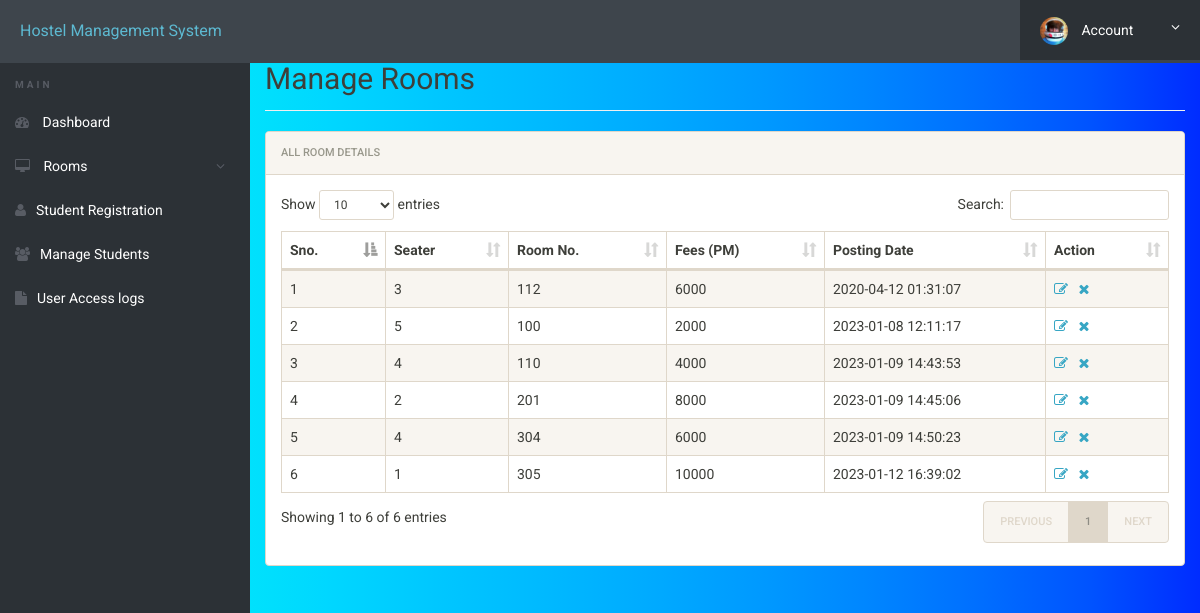
Screenshot of /admin/manage-rooms.php (signed in) with the database file from the repository.
### tables this page shows
CREATE TABLE IF NOT EXISTS `rooms` (
  `id` int(11) NOT NULL AUTO_INCREMENT,
  `seater` int(11) DEFAULT NULL,
  `room_no` int(11) DEFAULT NULL,
  `fees` int(11) DEFAULT NULL,
  `posting_date` timestamp NULL DEFAULT CURRENT_TIMESTAMP,
  PRIMARY KEY (`id`),
  KEY `room_no` (`room_no`)
);

### admin/manage-rooms.php (the view, shortened to what this page needs)
	<?php
	include('includes/config.php');
	?>
	<!doctype html>
	<html lang="en" class="no-js">
	<head>
		<link rel="stylesheet" href="css/font-awesome.min.css">
		<link rel="stylesheet" href="css/bootstrap.min.css">
		<link rel="stylesheet" href="css/dataTables.bootstrap.min.css">
		<link rel="stylesheet" href="css/bootstrap-social.css">
		<link rel="stylesheet" href="css/bootstrap-select.css">
		<link rel="stylesheet" href="css/fileinput.min.css">
		<link rel="stylesheet" href="css/awesome-bootstrap-checkbox.css">
		<link rel="stylesheet" href="css/style.css">
	</head>
	<body>
		<?php include('includes/header.php');?>
		<div class="ts-main-content">
			<?php include('includes/sidebar.php');?>
			<div class="content-wrapper">
				<div class="container-fluid">
					<div class="row">
						<div class="col-md-12">
							<h2 class="page-title" style="margin-top: 4%">Manage Rooms</h2>
							<div class="panel panel-default">
								<div class="panel-heading">All Room Details</div>
								<div class="panel-body">
									<table id="zctb" class="display table table-striped table-bordered table-hover" cellspacing="0" width="100%">
										<thead>
											<tr>
												<th>Sno.</th>
												<th>Seater</th>
												<th>Room No.</th>
												<th>Fees (PM) </th>
												<th>Posting Date  </th>
												<th>Action</th>
											</tr>
										</thead>
										<tbody>
											<?php
											$ret="select * from rooms";
											$stmt= $mysqli->prepare($ret) ;
	$stmt->execute() ;
	$res=$stmt->get_result();
	$cnt=1;
	while($row=$res->fetch_object())
	{
		?>
		<tr><td><?php echo $cnt;;?></td>
			<td><?php echo $row->seater;?></td>
			<td><?php echo $row->room_no;?></td>
			<td><?php echo $row->fees;?></td>
			<td><?php echo $row->posting_date;?></td>
			<td><a href="edit-room.php?id=<?php echo $row->id;?>"><i class="fa fa-edit"></i></a>&nbsp;&nbsp;
				<a href="manage-rooms.php?del=<?php echo $row->room_no;?>" onclick="return confirm('Do you want to delete');"><i class="fa fa-close"></i></a></td>
			</tr>
			<?php
			$cnt=$cnt+1;
		} ?>
	</tbody>
</table>
</div>
</div>
</div>
</div>
</div>
</div>
</div>
</body>
</html>

### admin/includes/header.php (shortened to what this page needs)
<div class="brand clearfix">
	<a href="#" class="logo" style="font-size:16px;">Hostel Management System</a>
	<ul class="ts-profile-nav">
		<li class="ts-account">
			<a href="#"><img src="img/ts-avatar.jpg" class="ts-avatar hidden-side" alt=""> Account <i class="fa fa-angle-down hidden-side"></i></a>
		</li>
	</ul>
</div>

### admin/includes/sidebar.php (shortened to what this page needs)
<nav class="ts-sidebar">
	<ul class="ts-sidebar-menu">
		<li class="ts-label">Main</li>
		<li><a href="dashboard.php"><i class="fa fa-dashboard"></i> Dashboard</a></li>
	<li><a href="#"><i class="fa fa-desktop"></i> Rooms</a>
	</li>
	<li><a href="registration.php"><i class="fa fa-user"></i>Student Registration</a></li>
	<li><a href="manage-students.php"><i class="fa fa-users"></i>Manage Students</a></li>
	<li><a href="access-log.php"><i class="fa fa-file"></i>User Access logs</a></li>
</nav>

### admin/css/style.css (style rules this page uses)
html { font-size: 14px; }
@media only screen and (min-width: 480px) { html { font-size: 17px; } }
@media only screen and (min-width: 768px) { html { font-size: 14px; } }
body { font-size: 1em; background-image: linear-gradient(to right, #00ffde, #00f3ef, #00e5fb, #00d7ff, #00c7ff, #00b9ff, #00aaff, #0099ff, #0085ff, #006eff, #0053ff, #002cff); }
a { color: #37a6c4; }
.panel { overflow: hidden; }
ul, li { margin: 0; padding: 0; list-style: none; }
.page-title { padding-bottom: 15px; margin-bottom: 20px; border-bottom: 1px solid #f0f0f0; }
.brand { background: #3e454c; position: relative; z-index: 3; position: fixed; width: 100%; top: 0; }
.brand .logo { box-sizing: border-box; padding: 20px; float: left; display: block; width: 200px; }
@media only screen and (min-width: 992px) { .brand .logo { width: 250px; } }
.brand .ts-profile-nav { float: right; display: none; }
.brand .ts-profile-nav li { float: left; position: relative; }
.brand .ts-profile-nav li a { display: block; padding: 20px; color: #fff; }
.brand .ts-profile-nav .ts-account .fa-angle-down { float: right; }
.brand .ts-profile-nav .ts-account > a { width: 180px; background: #2c3136; }
.brand .ts-profile-nav .ts-account .ts-avatar { border-radius: 50%; height: 28px; margin: -10px 0; margin-right: 10px; }
@media only screen and (min-width: 992px) { .brand .ts-profile-nav { display: block; } }
.ts-sidebar { background: #2c3136; max-height: 0; transition: max-height 0.3s; overflow: hidden; position: fixed; z-index: 2; width: 100%; bottom: 0; top: 60px; overflow-y: auto; }
@media only screen and (min-width: 992px) { .ts-sidebar { max-height: 100%; bottom: 0; } }
.ts-sidebar-menu .ts-label { color: #585c64; font-weight: bold; padding: 8px 15px; text-transform: uppercase; font-size: 10px; letter-spacing: 3px; margin-top: 10px; }
.ts-sidebar-menu a { display: block; text-decoration: none; padding: 12px 15px; color: #fff; }
.ts-sidebar-menu li { position: relative; }
.ts-sidebar-menu li i { color: #585c64; margin-right: 10px; }
.ts-main-content .content-wrapper { padding-top: 15px; margin-top: 10px; }
@media only screen and (min-width: 992px) { .ts-main-content .ts-sidebar { width: 250px; float: left; } }
@media only screen and (min-width: 992px) { .ts-main-content .content-wrapper { margin-left: 250px; } }

### rows the page displays
rooms: seater "3", room_no "112", fees "6000", posting_date "2020-04-12 01:31:07"
rooms: seater "5", room_no "100", fees "2000", posting_date "2023-01-08 12:11:17"
rooms: seater "4", room_no "110", fees "4000", posting_date "2023-01-09 14:43:53"
rooms: seater "2", room_no "201", fees "8000", posting_date "2023-01-09 14:45:06"
rooms: seater "4", room_no "304", fees "6000", posting_date "2023-01-09 14:50:23"
rooms: seater "1", room_no "305", fees "10000", posting_date "2023-01-12 16:39:02"
